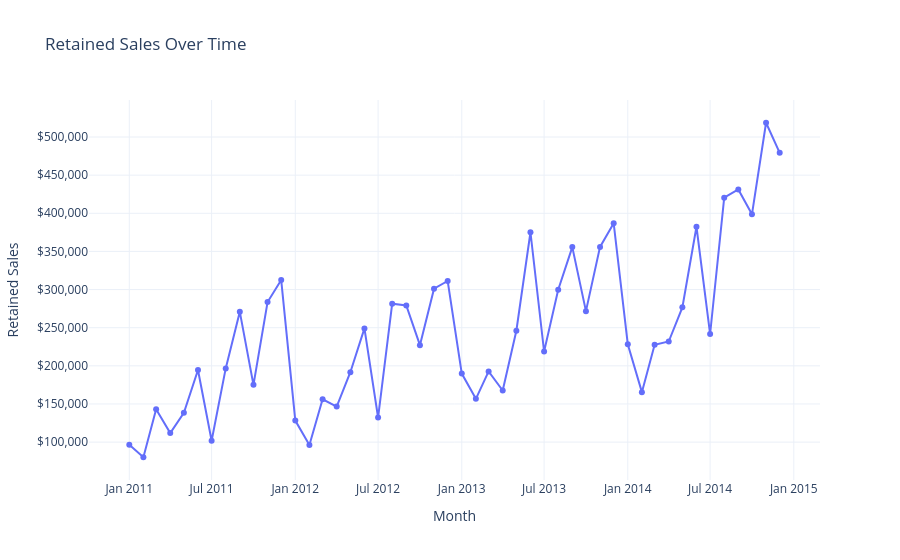

The cell this chart's notebook holds for it:
### Code cell
fig_monthly_sales = px.line(
    monthly_summary,
    x="month_start",
    y="total_sales",
    markers=True,
    title="Retained Sales Over Time",
    labels={
        "month_start": "Month",
        "total_sales": "Retained Sales",
    },
    hover_data={
        "total_profit": ":$,.2f",
        "profit_margin": ":.1%",
        "total_orders": ":,",
        "units_sold": ":,",
    },
    template="plotly_white",
)

fig_monthly_sales.update_yaxes(tickprefix="$", tickformat=",")
fig_monthly_sales.update_layout(hovermode="x unified")
fig_monthly_sales.show()
